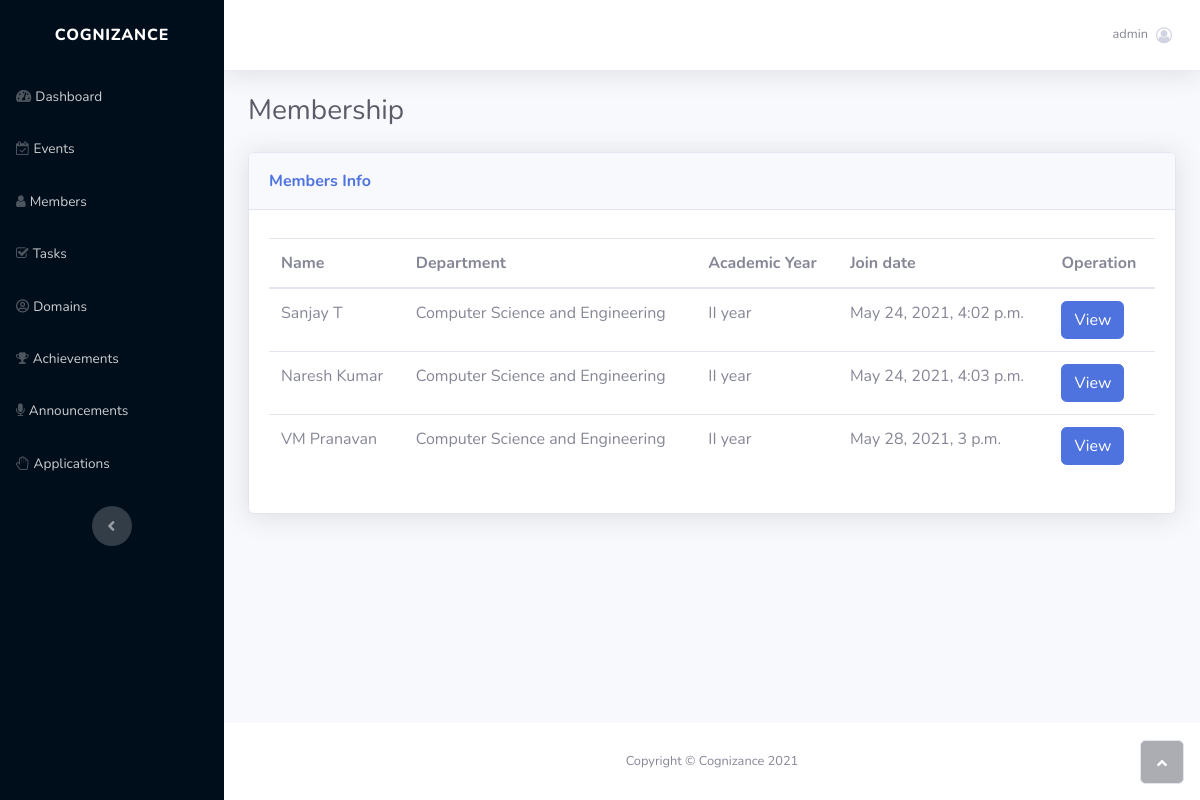
Screenshot of /members/ (signed in) with the database file from the repository.
### panel/models.py (models this page shows, shortened)
class Member(models.Model):
    years = (
        ('I year', 'I year'),
        ('II year', 'II year'),
        ('III year', 'III year'),
        ('IV year', 'IV year'),
    )
    first_name = models.CharField(max_length=100, null=True)
    last_name = models.CharField(max_length=100, null=True)
    academic_year = models.CharField(choices=years, max_length=100, null=True)
    discord_id = models.CharField(max_length=50, null=True)
    github_username = models.CharField(max_length=200, primary_key=True, default='')
    department = models.ForeignKey(Department, on_delete=models.CASCADE)
    email = models.EmailField(null=True)
    join_date = models.DateTimeField(auto_now_add=True)
    role = models.ForeignKey(Role, on_delete=models.CASCADE)
    positions = models.ManyToManyField(Position)
    phone = models.CharField(max_length=200, null=True)

class Department(models.Model):
    name = models.CharField(max_length=100, primary_key=True, default='')

### panel/views.py (the view)
# urls.py: path('members/', members, name='members'),
@login_required(login_url='login')
def members(request):
    members = Member.objects.all()
    domain_member = DomainMember.objects.all()
    data = {
        'members': members
    }
    return render(request, 'panel/members.html', data)

### panel/templates/panel/members.html (shortened to what this page needs)
{% load static %}
<!DOCTYPE html>
<html>
<head>
    <link rel="stylesheet" href="{% static 'bootstrap/css/bootstrap.min.css' %}">
    <link rel="stylesheet" href="https://use.fontawesome.com/releases/v5.12.0/css/all.css">
    <link rel="stylesheet" href="https://cdnjs.cloudflare.com/ajax/libs/font-awesome/4.7.0/css/font-awesome.min.css">
    <link rel="stylesheet" href="https://cdnjs.cloudflare.com/ajax/libs/ionicons/2.0.1/css/ionicons.min.css">
    <link rel="stylesheet" href="{% static 'fonts/fontawesome5-overrides.min.css' %}">
</head>
<body id="page-top">
    <div id="wrapper">
        <nav class="navbar navbar-dark align-items-start sidebar sidebar-dark accordion bg-gradient-primary p-0" style="background: #000d1a;">
            <div class="container-fluid d-flex flex-column p-0"><a class="navbar-brand d-flex justify-content-center align-items-center sidebar-brand m-0" href="#">
                    <div class="sidebar-brand-text mx-3"><span>cognizance</span></div>
                </a>
                <ul class="navbar-nav text-light" id="accordionSidebar">
                    <li class="nav-item"><a class="nav-link" href="/"><i class="fas fa-tachometer-alt"></i><span>Dashboard</span></a></li>
                    <li class="nav-item"><a class="nav-link" href="{% url 'events' %}"><i class="fa fa-calendar-check-o"></i><span>Events</span></a></li>
                    <li class="nav-item"><a class="nav-link" href="{% url 'members' %}"><i class="fa fa-user"></i><span>Members</span></a></li>
                    <li class="nav-item"><a class="nav-link" href="{% url 'tasks' %}"><i class="fa fa-check-square-o"></i><span>Tasks</span></a></li>
                    <li class="nav-item"><a class="nav-link" href="{% url 'domains' %}"><i class="far fa-user-circle"></i><span>Domains</span></a></li>
                    <li class="nav-item"><a class="nav-link" href="{% url 'achievements' %}"><i class="fa fa-trophy"></i><span>Achievements</span></a></li>
                    <li class="nav-item"><a class="nav-link" href="{% url 'announcements' %}"><i class="fa fa-microphone"></i><span>Announcements</span></a></li>
                    <li class="nav-item"><a class="nav-link" href="{% url 'applications' %}"><i class="fa fa-hand-paper-o"></i><span>Applications</span></a></li>
                </ul>
                <div class="text-center d-none d-md-inline"><button class="btn rounded-circle border-0" id="sidebarToggle" type="button"></button></div>
            </div>
        </nav>
        <div class="d-flex flex-column" id="content-wrapper">
            <div id="content">
                <nav class="navbar navbar-light navbar-expand bg-white shadow mb-4 topbar static-top">
                    <div class="container-fluid"><button class="btn btn-link d-md-none rounded-circle mr-3" id="sidebarToggleTop" type="button"></button>
                        <ul class="navbar-nav flex-nowrap ml-auto">
                            <li class="nav-item dropdown no-arrow">
                                <div class="nav-item dropdown no-arrow"><a class="dropdown-toggle nav-link" aria-expanded="false" data-toggle="dropdown" href="#"><span class="d-none d-lg-inline mr-2 text-gray-600 small">{{user.username}}</span><i class="fa fa-user-circle-o"></i></a>
                                </div>
                            </li>
                        </ul>
                    </div>
                </nav>
                <div class="container-fluid">
                    <h3 class="text-dark mb-4">Membership</h3>
                    <div class="card shadow">
                        <div class="card-header py-3">
                            <p class="text-primary m-0 font-weight-bold">Members Info</p>
                        </div>
                        <div class="card-body">
                            <div class="table-responsive table mt-2" id="dataTable" role="grid" aria-describedby="dataTable_info">
                                <table class="table my-0" id="dataTable">
                                    <thead>
                                        <tr>
                                            <th>Name</th>
                                            <th>Department</th>
                                            <th>Academic Year</th>
                                            <th>Join date</th>
                                            <th>Operation</th>
                                        </tr>
                                    </thead>
                                    <tbody>
                                        {% for member in members %}
                                            <tr>
                                                <td>{{member.first_name}} {{member.last_name}}</td>
                                                <td>{{member.department.name}}</td>
                                                <td>{{member.academic_year}}</td>
                                                <td>{{member.join_date}}</td>
                                                <td><a href="/view-member/{{member.github_username}}"><button class="btn btn-primary" type="button">View</button></a></td>
                                            </tr>
                                        {% endfor %}
                                    </tbody>
                                </table>
                            </div>
                        </div>
                    </div>
                </div>
            </div>
            <footer class="bg-white sticky-footer">
                <div class="container my-auto">
                    <div class="text-center my-auto copyright"><span>Copyright © Cognizance 2021</span></div>
                </div>
            </footer>
        </div><a class="border rounded d-inline scroll-to-top" href="#page-top"><i class="fas fa-angle-up"></i></a>
    </div>
</body>
</html>

### rows the page displays
Member: first_name "Sanjay", last_name "T", department.name "Computer Science and Engineering", academic_year "II year", join_date "May 24, 2021, 4:02 p.m."
Member: first_name "Naresh", last_name "Kumar", department.name "Computer Science and Engineering", academic_year "II year", join_date "May 24, 2021, 4:03 p.m."
Member: first_name "VM", last_name "Pranavan", department.name "Computer Science and Engineering", academic_year "II year", join_date "May 28, 2021, 3 p.m."

### other values shown
{{ user.username }} "admin"
